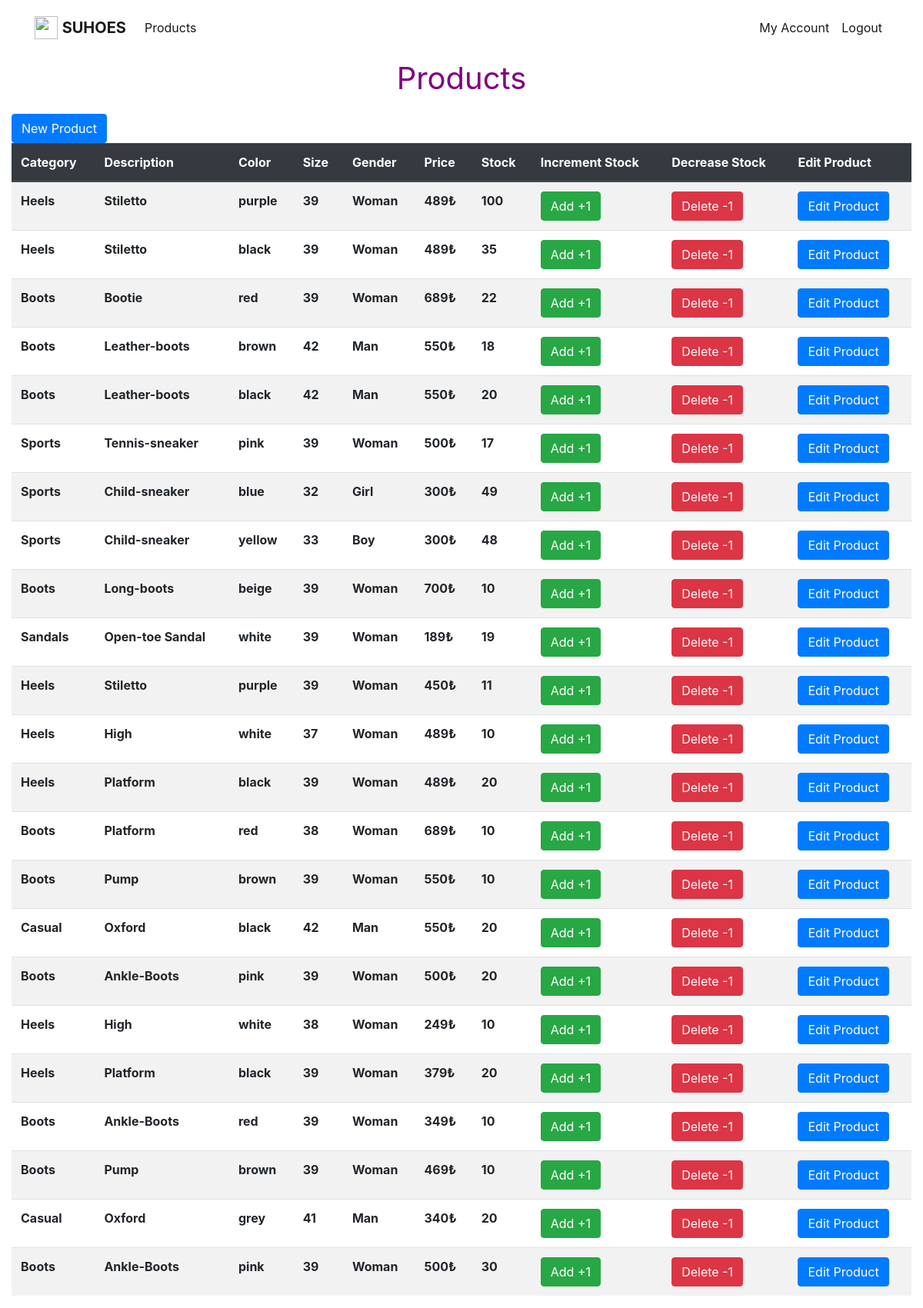
The app's page /table_man_product.php with its own data.
### tables this page shows
CREATE TABLE `products` (
  `product_id` int(11) NOT NULL,
  `category` char(30) NOT NULL,
  `price` int(11) NOT NULL,
  `description` char(50) NOT NULL,
  `stock` int(11) NOT NULL,
  `color` char(20) NOT NULL,
  `size` int(11) NOT NULL,
  `gender` char(10) NOT NULL
);

### table_man_product.php (the view, shortened to what this page needs)
<?php
	 include "config.php";
	?>
<!doctype html>
<html lang="en">
	<head>
		<link rel="stylesheet" href="https://stackpath.bootstrapcdn.com/bootstrap/4.3.1/css/bootstrap.min.css">
	</head>
	<body>
		<nav class="navbar navbar-expand-lg navbar-light dg-light">
			<div class="container">
				<a href="table_man_product.php" class="navbar-brand">
					<img src="heels.jpg" width="30" height="30" alt="" class="d-inline-block align-top">
					<b>SUHOES</b>
				</a>
				<div class="collapse navbar-collapse" id="navbarNav">
					<ul class="navbar-nav mr-auto" >
					<li class="nav-item active"><a class="nav-link" href="table_man_product.php">Products</a></li>
					</ul>
					<span class="navbar-text">
						<ul  class="navbar-nav mr-auto">
							<li class="nav-item active"><a class="nav-link" href="my_account_product_man.php">My Account</a></li>
							<li class="nav-item active"><a class="nav-link" href="logout.php">Logout</a></li>
						</ul>
					</span>
				</div>
			</div>
		</nav>
		<div class="col-lg-12" >
				<p class="lead" style="text-align:center ; color:purple; font-size:40px" ><b>Products</b></p>
				<button type="submit" id="add" class="text-light btn btn-primary" name="add" type="btn-primary">
							<a id="pressed" style="color:white" href="new_product_man.php">New Product</a> </button>
				<table class="table table-striped table-hover">
					<thead class="thead-dark">
						<tr>
							<th scope="col" >Category</th>
							<th scope="col" >Description</th>
							<th scope="col" >Color</th>
							<th scope="col" >Size</th>
							<th scope="col" >Gender</th>
							<th scope="col" >Price</th>
							<th scope="col" >Stock</th>
							<th scope="col" >Increment Stock</th>
							<th scope="col" >Decrease Stock</th>
							<th scope="col" >Edit Product</th>
						</tr>
					</thead>
					<tbody>
					<?php
						$sql = "SELECT * FROM products p;";
						$result = mysqli_query($db, $sql);
						while($row = mysqli_fetch_assoc($result))
						{
							$my_id = $row["product_id"];
							$my_categ = $row["category"];
							$my_desc = $row["description"];
							$my_color = $row["color"];
							$my_size = $row["size"];
							$my_gender = $row["gender"];
							$my_price= $row["price"];
							$my_stock= $row["stock"];
							echo "<tr>" . "<th>" . $my_categ . "</th>".
								"<th>" . $my_desc . "</th>".
								"<th>" . $my_color . "</th>".
								"<th>" . $my_size . "</th>".
								"<th>" . $my_gender . "</th>".
								"<th>" . $my_price ."₺". "</th>" .
								"<th>" . $my_stock . "</th>" .
							"<th>".
							'<button type="submit" id="add" class="text-light btn btn-success" name="add" type="btn-primary">
							<a id="pressed" style="color:white" href="add_product_man.php?product_id='.$my_id.'">Add +1</a> </button>'
							. "</th>" ."<th>".
							'<button type="submit" id="add" class="text-light btn btn-danger" name="add" type="btn-primary">
							<a id="pressed" style="color:white" href="delete_product_man.php?product_id='.$my_id.'">Delete -1</a> </button>'
							. "</th>" . "<th>".
							'<button type="submit" id="add" class="text-light btn btn-primary" name="add" type="btn-primary">
							<a id="pressed" style="color:white" href="edit_product_man.php?product_id='.$my_id.'">Edit Product</a> </button>'
							. "</th>" .  "</tr>";
						}
					?>
					</tbody>
				</table>
		</div>
	</body>
</html>

### records on screen
products: category "Heels", description "Stiletto", color "purple", size "39", gender "Woman", price "489", stock "100"
products: category "Heels", description "Stiletto", color "black", size "39", gender "Woman", price "489", stock "35"
products: category "Boots", description "Bootie", color "red", size "39", gender "Woman", price "689", stock "22"
products: category "Boots", description "Leather-boots", color "brown", size "42", gender "Man", price "550", stock "18"
products: category "Boots", description "Leather-boots", color "black", size "42", gender "Man", price "550", stock "20"
products: category "Sports", description "Tennis-sneaker", color "pink", size "39", gender "Woman", price "500", stock "17"
products: category "Sports", description "Child-sneaker", color "blue", size "32", gender "Girl", price "300", stock "49"
products: category "Sports", description "Child-sneaker", color "yellow", size "33", gender "Boy", price "300", stock "48"
products: category "Boots", description "Long-boots", color "beige", size "39", gender "Woman", price "700", stock "10"
products: category "Sandals", description "Open-toe Sandal", color "white", size "39", gender "Woman", price "189", stock "19"
products: category "Heels", description "Stiletto", color "purple", size "39", gender "Woman", price "450", stock "11"
products: category "Heels", description "High", color "white", size "37", gender "Woman", price "489", stock "10"
products: category "Heels", description "Platform", color "black", size "39", gender "Woman", price "489", stock "20"
products: category "Boots", description "Platform", color "red", size "38", gender "Woman", price "689", stock "10"
products: category "Boots", description "Pump", color "brown", size "39", gender "Woman", price "550", stock "10"
products: category "Casual", description "Oxford", color "black", size "42", gender "Man", price "550", stock "20"
products: category "Boots", description "Ankle-Boots", color "pink", size "39", gender "Woman", price "500", stock "20"
products: category "Heels", description "High", color "white", size "38", gender "Woman", price "249", stock "10"
products: category "Heels", description "Platform", color "black", size "39", gender "Woman", price "379", stock "20"
products: category "Boots", description "Ankle-Boots", color "red", size "39", gender "Woman", price "349", stock "10"
products: category "Boots", description "Pump", color "brown", size "39", gender "Woman", price "469", stock "10"
products: category "Casual", description "Oxford", color "grey", size "41", gender "Man", price "340", stock "20"
products: category "Boots", description "Ankle-Boots", color "pink", size "39", gender "Woman", price "500", stock "30"
